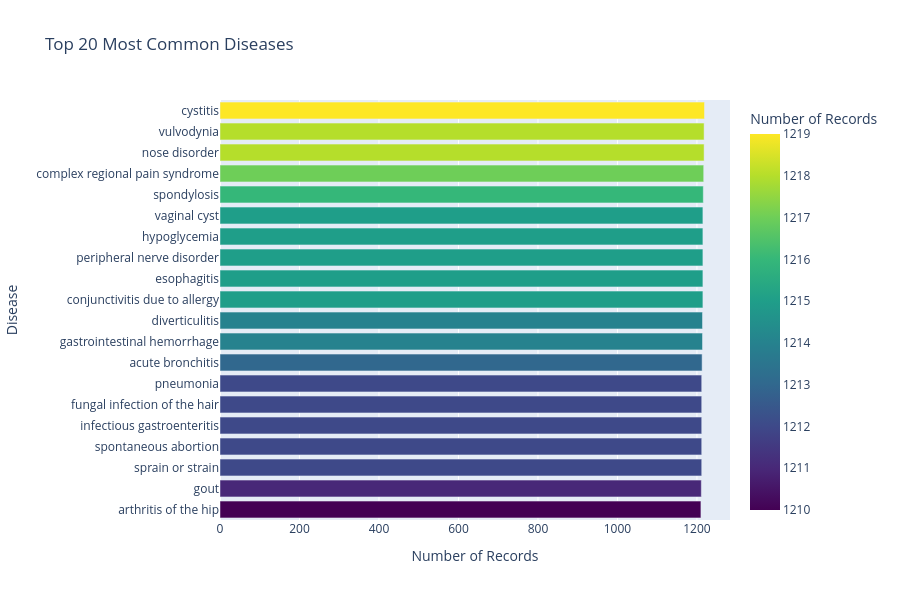
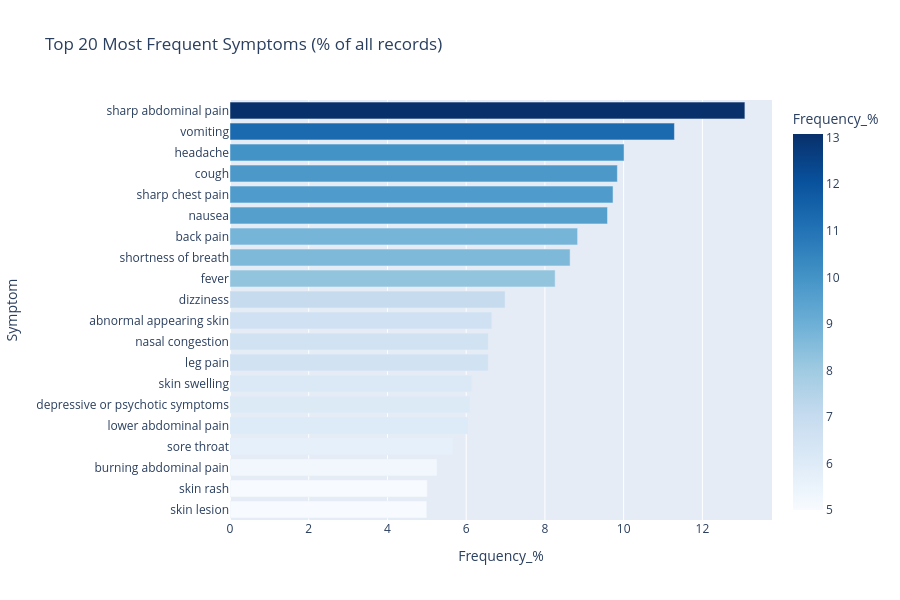

The notebook cell saved with these charts, in order:
### Markdown cell above
### 📊 Step 18: Interactive Exploratory Data Analysis (Plotly)
**Objective:** Enhance the visualization experience by migrating from static Matplotlib plots to interactive Plotly charts. Interactive bars allow for real-time data inspection (hover effects), precise value extraction, and better visual scaling. These charts are essential for the final project dashboard, providing a professional interface for stakeholders to explore disease prevalence and symptom frequency dynamically.

### Code cell
import plotly.express as px
import plotly.graph_objects as go
from plotly.subplots import make_subplots

# --- Chart 1: Top 20 Diseases ---
top20_counts = disease_counts.head(20).reset_index()
top20_counts.columns = ['Disease', 'Count']

fig1 = px.bar(
    top20_counts.sort_values('Count'),
    x='Count', y='Disease',
    orientation='h',
    title='Top 20 Most Common Diseases',
    color='Count',
    color_continuous_scale='Viridis',
    labels={'Count': 'Number of Records'}
)
fig1.update_layout(height=600, showlegend=False)
fig1.show()

# --- Chart 2: Top 20 Symptoms ---
top20_sym = symptom_freq_pct.head(20).reset_index()
top20_sym.columns = ['Symptom', 'Frequency_%']

fig2 = px.bar(
    top20_sym.sort_values('Frequency_%'),
    x='Frequency_%', y='Symptom',
    orientation='h',
    title='Top 20 Most Frequent Symptoms (% of all records)',
    color='Frequency_%',
    color_continuous_scale='Blues',
)
fig2.update_layout(height=600)
fig2.show()

### Figure 1 — Plotly figure (JSON) as saved in the notebook; plotly's stock layout.template omitted (floating-point values rounded to 4 significant figures)
{"data": [{"hovertemplate": "Number of Records=%{marker.color}<br>Disease=%{y}<extra></extra>", "legendgroup": "", "marker": {"color": [1210, 1211, 1212, 1212, 1212, 1212, 1212, 1213, 1214, 1214, 1215, 1215, 1215, 1215, 1215, 1216, 1217, 1218, 1218, 1219], "coloraxis": "coloraxis", "pattern": {"shape": ""}}, "name": "", "orientation": "h", "showlegend": false, "textposition": "auto", "type": "bar", "x": [1210, 1211, 1212, 1212, 1212, 1212, 1212, 1213, 1214, 1214, 1215, 1215, 1215, 1215, 1215, 1216, 1217, 1218, 1218, 1219], "xaxis": "x", "y": ["arthritis of the hip", "gout", "sprain or strain", "spontaneous abortion", "infectious gastroenteritis", "fungal infection of the hair", "pneumonia", "acute bronchitis", "gastrointestinal hemorrhage", "diverticulitis", "conjunctivitis due to allergy", "esophagitis", "peripheral nerve disorder", "hypoglycemia", "vaginal cyst", "spondylosis", "complex regional pain syndrome", "nose disorder", "vulvodynia", "cystitis"], "yaxis": "y"}], "layout": {"barmode": "relative", "coloraxis": {"colorbar": {"title": {"text": "Number of Records"}}, "colorscale": [[0, "#440154"], [0.1111, "#482878"], [0.2222, "#3e4989"], [0.3333, "#31688e"], [0.4444, "#26828e"], [0.5556, "#1f9e89"], [0.6667, "#35b779"], [0.7778, "#6ece58"], [0.8889, "#b5de2b"], [1, "#fde725"]]}, "height": 600, "legend": {"tracegroupgap": 0}, "showlegend": false, "title": {"text": "Top 20 Most Common Diseases"}, "xaxis": {"anchor": "y", "domain": [0, 1], "title": {"text": "Number of Records"}}, "yaxis": {"anchor": "x", "domain": [0, 1], "title": {"text": "Disease"}}}}

### Figure 2 — Plotly figure (JSON) as saved in the notebook; plotly's stock layout.template omitted (floating-point values rounded to 4 significant figures)
{"data": [{"hovertemplate": "Frequency_%=%{marker.color}<br>Symptom=%{y}<extra></extra>", "legendgroup": "", "marker": {"color": [5.0, 5.01, 5.26, 5.67, 6.05, 6.1, 6.14, 6.56, 6.56, 6.65, 6.99, 8.26, 8.64, 8.83, 9.59, 9.73, 9.84, 10.01, 11.29, 13.08], "coloraxis": "coloraxis", "pattern": {"shape": ""}}, "name": "", "orientation": "h", "showlegend": false, "textposition": "auto", "type": "bar", "x": [5.0, 5.01, 5.26, 5.67, 6.05, 6.1, 6.14, 6.56, 6.56, 6.65, 6.99, 8.26, 8.64, 8.83, 9.59, 9.73, 9.84, 10.01, 11.29, 13.08], "xaxis": "x", "y": ["skin lesion", "skin rash", "burning abdominal pain", "sore throat", "lower abdominal pain", "depressive or psychotic symptoms", "skin swelling", "leg pain", "nasal congestion", "abnormal appearing skin", "dizziness", "fever", "shortness of breath", "back pain", "nausea", "sharp chest pain", "cough", "headache", "vomiting", "sharp abdominal pain"], "yaxis": "y"}], "layout": {"barmode": "relative", "coloraxis": {"colorbar": {"title": {"text": "Frequency_%"}}, "colorscale": [[0, "rgb(247,251,255)"], [0.125, "rgb(222,235,247)"], [0.25, "rgb(198,219,239)"], [0.375, "rgb(158,202,225)"], [0.5, "rgb(107,174,214)"], [0.625, "rgb(66,146,198)"], [0.75, "rgb(33,113,181)"], [0.875, "rgb(8,81,156)"], [1, "rgb(8,48,107)"]]}, "height": 600, "legend": {"tracegroupgap": 0}, "title": {"text": "Top 20 Most Frequent Symptoms (% of all records)"}, "xaxis": {"anchor": "y", "domain": [0, 1], "title": {"text": "Frequency_%"}}, "yaxis": {"anchor": "x", "domain": [0, 1], "title": {"text": "Symptom"}}}}
